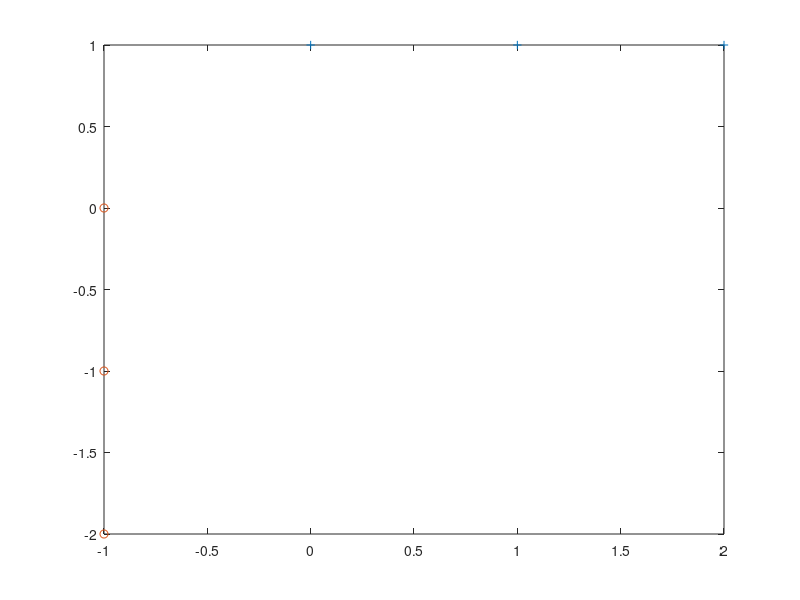

This chart was generated by the following MATLAB code: (Note: this script raises an error after producing the figure.)
input = load('6pointsinputs.txt');
output = load('6pointsoutputs.txt');
full = input;
full(:,3) = output;
positive = full(full(:,3)==1,:);
negative = full(full(:,3)==-1,:);

figure;
plot(positive(:,1),positive(:,2) ,'+');
hold on;
plot(negative(:,1),negative(:,2) ,'o');
ax = gca;
ax.XAxisLocation = 'origin';
ax.YAxisLocation = 'origin';
legend('Positive Classification', 'Negative Classification');
title('Plot of Input Vectors and Expected Classification');
xlim([-3,3]);
ylim([-3,3]);

weights = zeros(6,3);
iterations = zeros(6,1);

for i=1:6
    [weights(i,:), iterations(i)] = test(input,output);
end


function [weights, iterations] = test(input, labels)
[rows, cols] = size(input);
des_matr = zeros(rows, cols+1);
des_matr(:,1:2) = input;
des_matr(:,3) = labels;
des_matr = des_matr(randperm(size(des_matr, 1)), :);
labels = des_matr(:,3);
des_matr(:,3) = 1;
weights = zeros(1, cols+1);


iterations = 0;
error = -1;

while error ~= 0 && iterations <= 6
    iterations = iterations + 1;
    sign = dot(weights, des_matr(iterations,:));
    
    if sign == 0;
        weights = weights + labels(iterations) * des_matr(iterations,:);
    else (sign * labels(iterations) > 0);
        error = 0;
    end
    
end


end